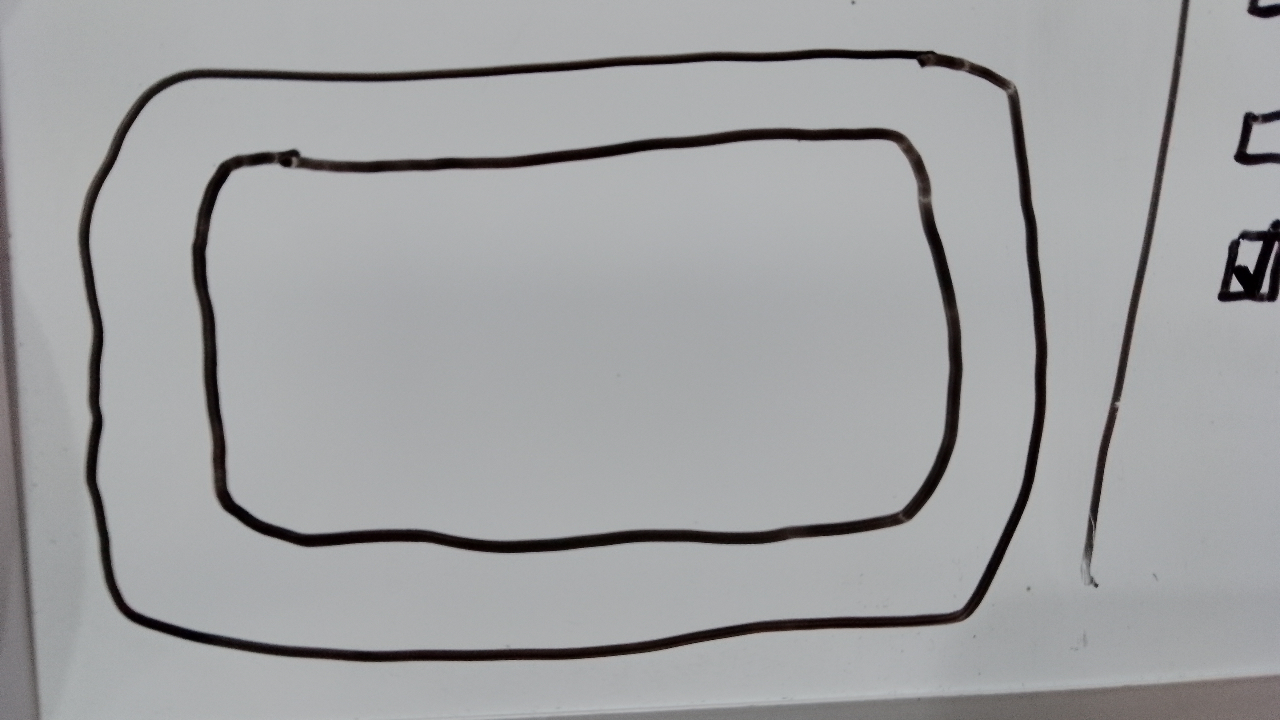
#> input picture pictures/test_track3_resized.png, 1280 x 720 px
$ python B_filter_skeleton.py   (older library calls are emulated)
#> lines starting #> are read from the running program, lines starting #| are printed output that depends on the picture; after the words box and inside, x2 and y2 are one past the last pixel; in counts of white or black regions, pixels touching at a corner belong together
import cv2
import matplotlib.pyplot as plt
import numpy as np
from PIL import Image


img = cv2.imread('../pictures/test_track3_resized.png')
#> img is the input picture: shape (720, 1280, 3); mean B, G, R 161.8, 160.5, 159.7
result = np.ndarray((img.shape[0], img.shape[1], 4), dtype=np.uint8) #criando imagem cinza com transparencia
#img = cv2.cvtColor(img, cv2.COLOR_BGR2HSV)

#lower_color = np.array([0, 0, 0])
#upper_color = np.array([60, 255, 60])


src = cv2.GaussianBlur(img, (5, 5), 0)
#img = cv2.cvtColor(img, cv2.COLOR_BGR2HSV)


img_gray = cv2.cvtColor(src, cv2.COLOR_BGR2GRAY)


grad_x = cv2.Sobel(img_gray, cv2.CV_16S, 1, 0, ksize=3, scale=1, delta=0, borderType=cv2.BORDER_DEFAULT)
# Gradient-Y
# grad_y = cv2.Scharr(gray_tmp,ddepth,0,1)
grad_y = cv2.Sobel(img_gray, cv2.CV_16S, 0, 1, ksize=3)
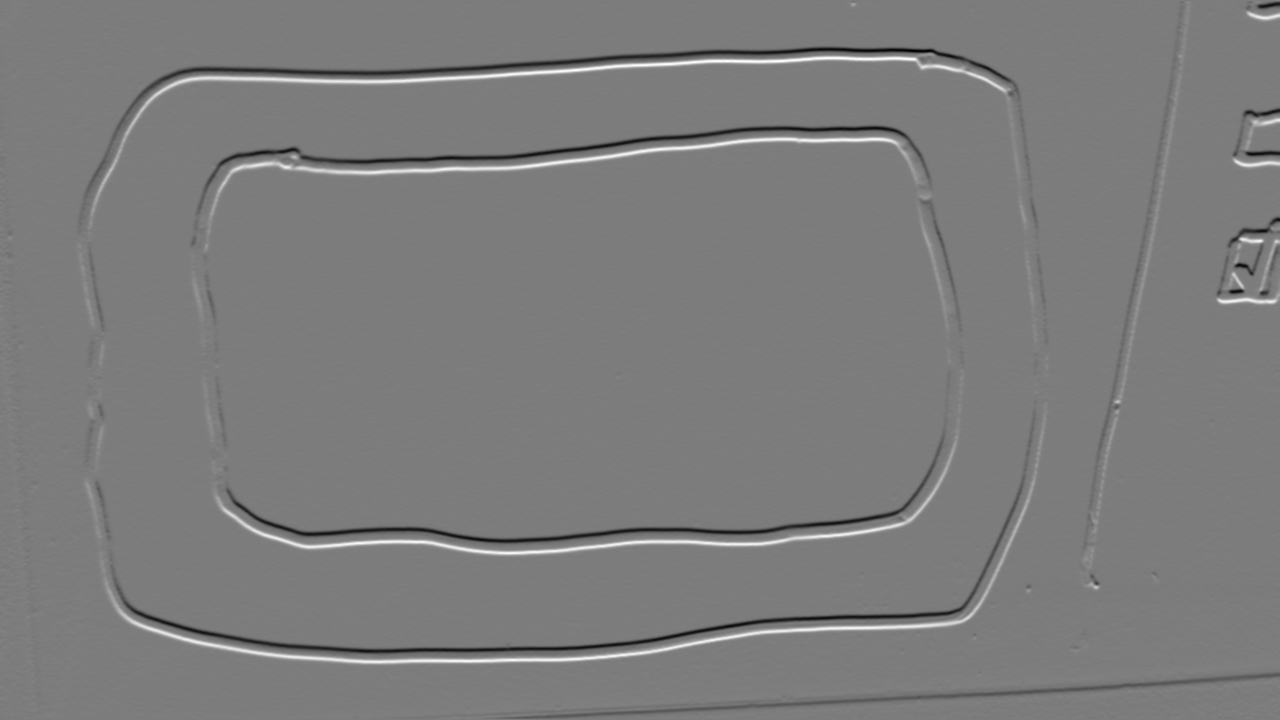
#> grad_y: shape (720, 1280) int16; min -381, max 398, mean -0.4; drawn with min black and max white


abs_grad_x = cv2.convertScaleAbs(grad_x)
abs_grad_y = cv2.convertScaleAbs(grad_y)


grad = cv2.addWeighted(abs_grad_x, 0.5, abs_grad_y, 0.5, 0)

threshold = 70
grad[grad < threshold] = 0
grad[grad > 0] = 1
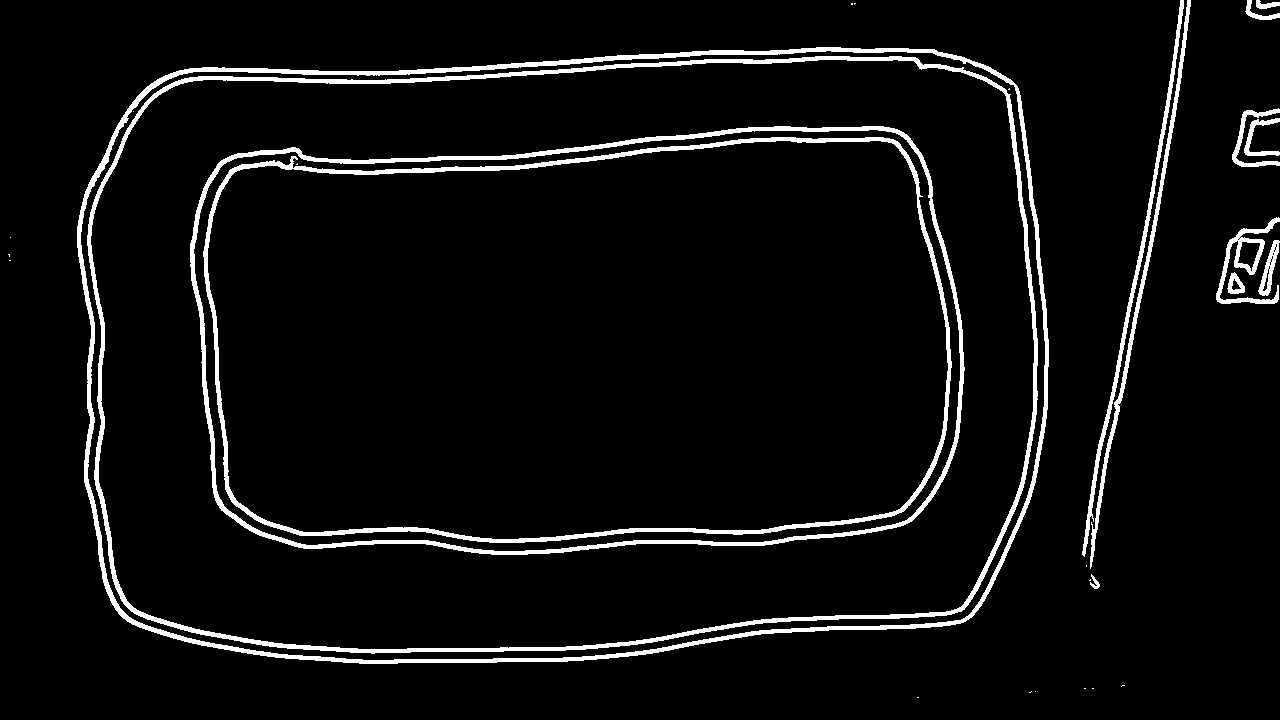
#> grad: shape (720, 1280); values 0 (black) and 1 (white), 5.6% white; 30 white regions (16 under 20 px), largest, box (x1, y1, x2, y2) and area: (77, 47, 1049, 664) 12651, (87, 56, 1038, 654) 12010, (190, 126, 965, 555) 9428
# [9 lines of commented-out code are left out]
grad2 = grad.copy()
cv2.floodFill(grad2, None, (150, 200), 1)
#> grad2: shape (720, 1280); values 0 (black) and 1 (white), 28.2% white; 29 white regions (16 under 20 px), largest, box (x1, y1, x2, y2) and area: (87, 56, 1038, 654) 230385, (77, 47, 1049, 664) 12651, (203, 137, 952, 543) 9138

kernel = np.asarray([[0, 1, 0],
                     [1, 1, 0],
                     [0, 1, 0]], dtype=np.uint8)


grad2 = cv2.dilate(grad2, kernel, iterations = 10)
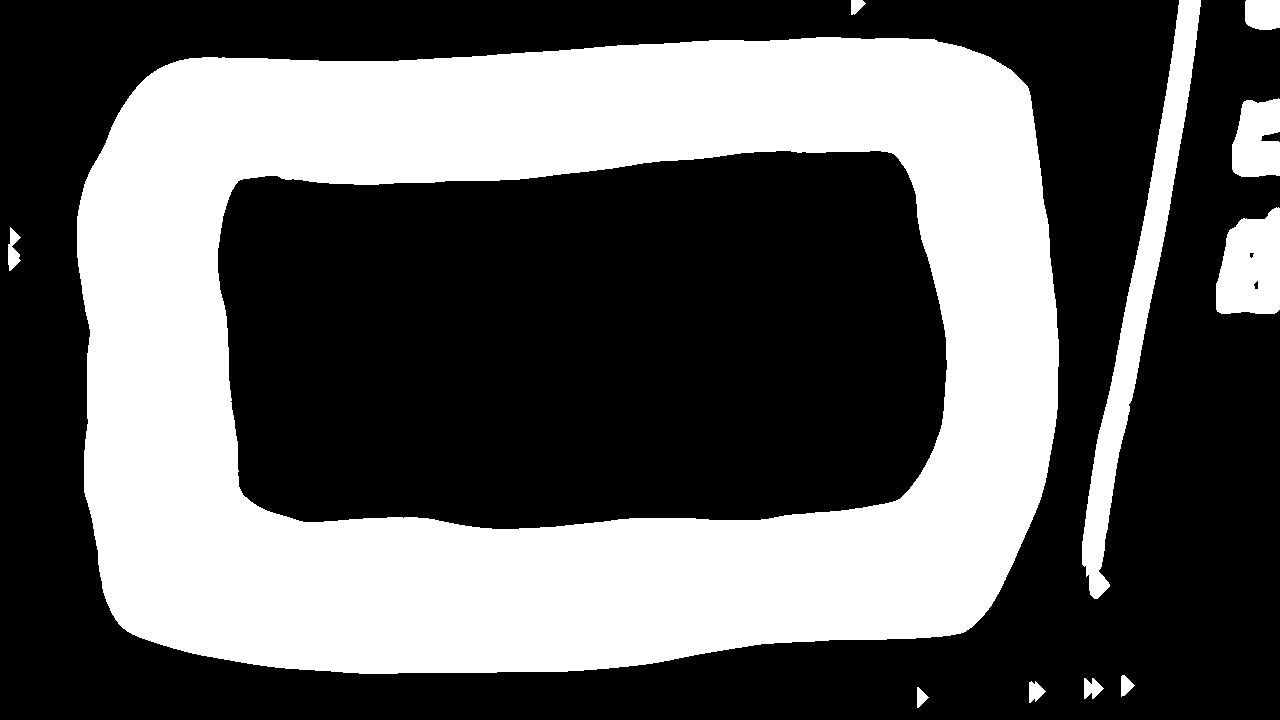
#> grad2: shape (720, 1280); values 0 (black) and 1 (white), 38% white; 11 white regions, largest, box (x1, y1, x2, y2) and area: (77, 37, 1059, 674) 325721, (1082, 0, 1201, 599) 13933, (1216, 207, 1280, 314) 5512

from skimage.morphology import skeletonize


path = skeletonize(grad2)
#> path: shape (720, 1280) bool; 0.38% white in thin lines or dots
pathInt = np.ndarray((path.shape), dtype=np.uint8)
pathInt[path == False] = 0
pathInt[path == True] = 255
#plt.imshow(path, 'gray')
#plt.show()

grad *= 255
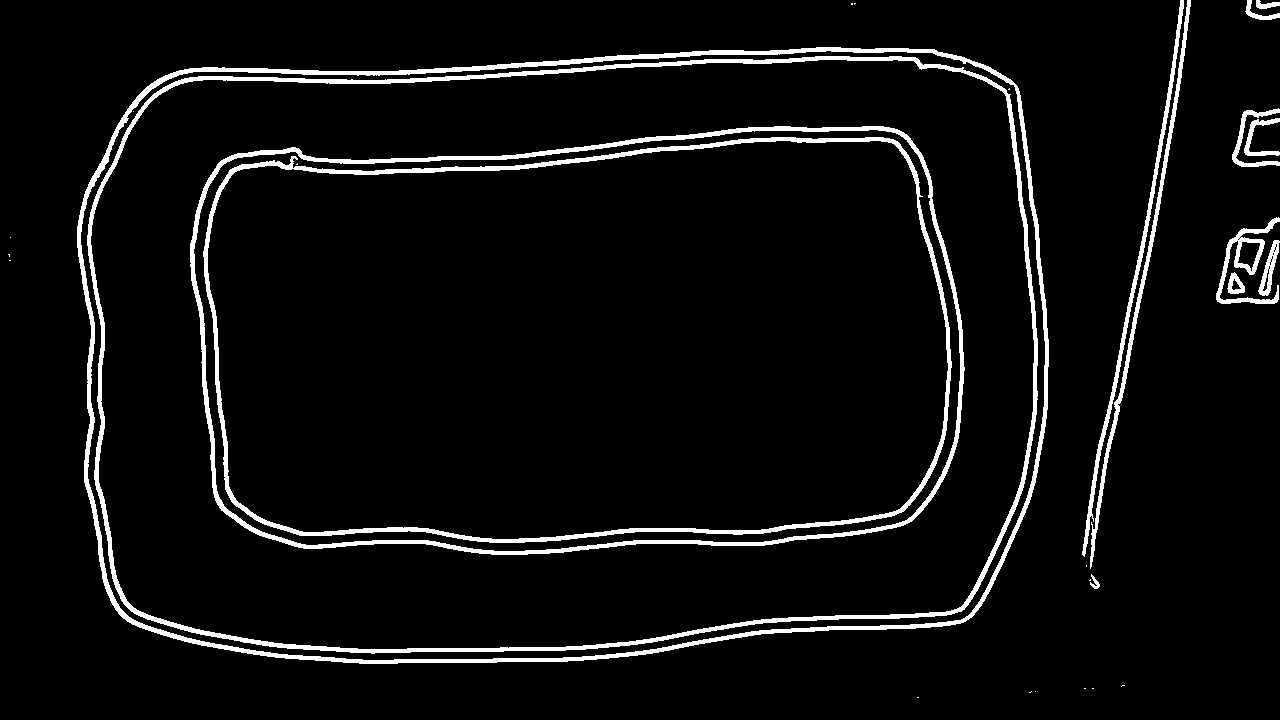
#> grad: shape (720, 1280); 5.6% white; 30 white regions (16 under 20 px), largest, box (x1, y1, x2, y2) and area: (77, 47, 1049, 664) 12651, (87, 56, 1038, 654) 12010, (190, 126, 965, 555) 9428

result[:,:,3] = grad[:,:]


cv2.imwrite('track_border.png', result)
cv2.imwrite('npc_path_line.png', pathInt)
